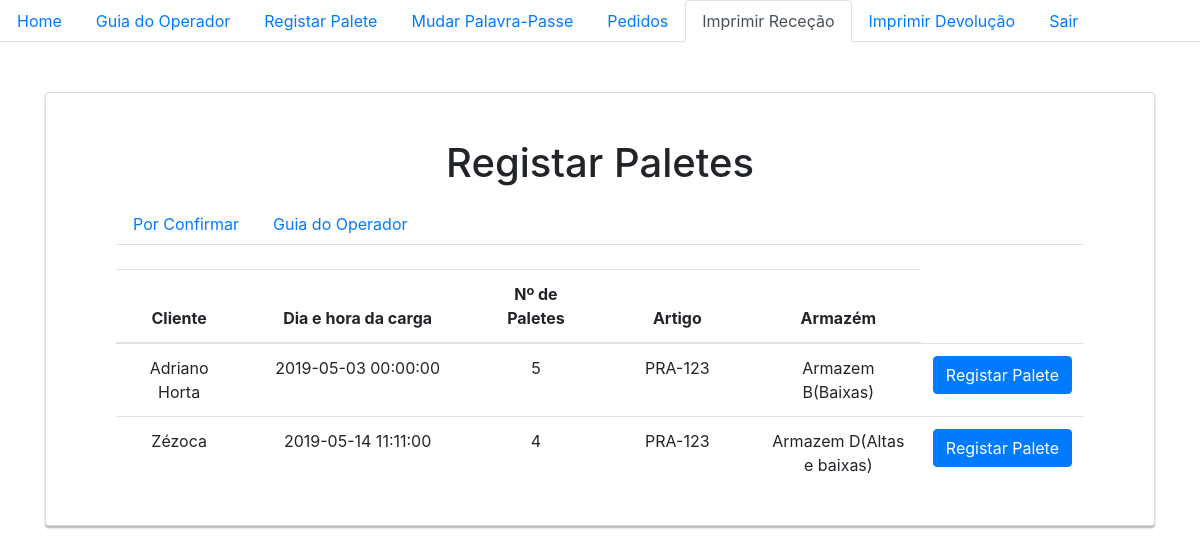
The app's page /registarPaletes.php with its own data.
### tables this page shows
CREATE TABLE `guia` (
  `id` int(11) NOT NULL,
  `cliente_id` int(3) DEFAULT NULL,
  `guia_id` int(3) DEFAULT NULL,
  `tipo_guia_id` int(3) DEFAULT NULL,
  `tipo_palete_id` int(3) DEFAULT NULL,
  `tipo_zona_id` int(3) DEFAULT NULL,
  `armazem_id` int(3) DEFAULT NULL,
  `artigo_id` int(3) DEFAULT NULL,
  `data_prevista` datetime DEFAULT NULL,
  `data_carga` datetime NOT NULL,
  `numero_paletes` int(3) DEFAULT NULL,
  `numero_requisicao` text,
  `morada` text,
  `localidade` text,
  `matricula` text,
  `confirmar` tinyint(1) DEFAULT NULL,
  `confirmarTotal` tinyint(1) DEFAULT NULL
);

CREATE TABLE `cliente` (
  `id` int(11) NOT NULL,
  `nome` text NOT NULL,
  `nif` int(9) NOT NULL,
  `morada` text NOT NULL,
  `localidade` text NOT NULL
);

CREATE TABLE `artigo` (
  `id` int(11) NOT NULL,
  `cliente_id` int(11) NOT NULL,
  `referencia` text NOT NULL,
  `nome` text NOT NULL,
  `peso` decimal(5,2) NOT NULL
);

CREATE TABLE `armazem` (
  `id` int(11) NOT NULL,
  `nome` text NOT NULL,
  `espaco` int(5) NOT NULL,
  `custo_carga` decimal(5,2) NOT NULL,
  `custo_descarga` decimal(5,2) NOT NULL
);

### registarPaletes.php (the view, shortened to what this page needs)
<!DOCTYPE html>
<html lang=pt dir="ltr">
<?php
include 'db.php';
      ?>
<head>
    <link rel="stylesheet" href="https://stackpath.bootstrapcdn.com/bootstrap/4.3.1/css/bootstrap.min.css">
</head>
<body>
    <nav role="navigation">
        <ul class="nav nav-tabs">
            <li class="nav-item">
                <a class="nav-link" href="operador.php">Home</a>
            </li>
            <li class="nav-item">
                <a class="nav-link" href="Guia_Operador_operador.php">Guia do Operador</a></li>
            <li class="nav-item">
                <a class="nav-link" href="showGuiaEntrega.php">Registar Palete</a>
            </li>
            <li class="nav-item">
                <a class="nav-link" href="mudarpass_operador.php">Mudar Palavra-Passe</a>
            </li>
            <li class="nav-item">
                <a class="nav-link" href="listagem_pedidos_armazem_operador.php">Pedidos</a>
            </li>
            <li class="nav-item">
                <a class="nav-link active" href="Guia_Rececao.php">Imprimir Receção</a>
            </li>
            <li class="nav-item">
                <a class="nav-link" href="Guia_Devolucao.php">Imprimir Devolução</a>
            </li>
            <li class="nav-item">
                <a class="nav-link" href="index.php">Sair</a>
            </li>
        </ul>
    </nav>
    <div class="container">
        <div class="card card-container" style="text-align:center; width:100%; max-width: 100000px">
            <p id="profile-name" class="profile-name-card"></p>
            <form class="container" action="pdf.php" method="post">
                <div style="text-align:center">
                    <h1 style="margin-bottom:1rem;">Registar Paletes</h1>
                    <div class="container">
                    <nav role="navigation">
        <ul class="nav nav-tabs">
            <li class="nav-item">
                <a class="nav-link" href="operador.php">Por Confirmar</a>
            </li>
            <li class="nav-item">
                <a class="nav-link" href="Guia_Operador_operador.php">Guia do Operador</a></li>
        </ul>
    </nav>
                        <table class="table" style="font-size:16px; margin-top:1.5rem;">
                            <thead>
                                <tr>
                                    <th style="width:15%">Cliente</th>
                                    <th style="width:30%">Dia e hora da carga</th>
                                    <th style="width:15%">Nº de Paletes</th>
                                    <th style="width:20%">Artigo</th>
                                    <th style="width:20%">Armazém</th>
                                </tr>
                            </thead>
                            <tbody>
                            <?php
                            $dado = mysqli_query($conn, "SELECT * FROM guia WHERE tipo_guia_id=1 AND (confirmar IS NULL OR confirmarTotal IS NULL) ");
                            foreach ($dado as $eachRow) {
                                $cliID=$eachRow['cliente_id'];
                                $GuiaID=$eachRow['id'];
                                $time=$eachRow['data_prevista'];
                                $getArtigo=$eachRow['artigo_id'];
                                $qtPal=$eachRow['numero_paletes'];
                                $arID=$eachRow['armazem_id'];
                                $confirm = $eachRow['confirmar'];
                                $sql2 = mysqli_query($conn, "SELECT * FROM cliente WHERE id='$cliID'");
                                $sql3 = mysqli_fetch_array($sql2);
                                $nomeCliente = $sql3['nome'];
                                $sql4 = mysqli_query($conn, "SELECT * FROM armazem WHERE id='$arID'");
                                $sql5 = mysqli_fetch_array($sql4);
                                $nomeArmazem = $sql5['nome'];
                                $sql6 = mysqli_query($conn, "SELECT * FROM artigo WHERE id='$getArtigo'");
                                $sql7 = mysqli_fetch_array($sql6);
                                $refArtigo = $sql7['referencia'];
                                echo '<tr>';
                                    echo '<td> '.$nomeCliente.'</td>';
                                        echo '<td> '.$time.'</td>';
                                        echo '<td> '.$qtPal.'</td>';
                                        echo '<td> '.$refArtigo.'</td>';
                                        echo '<td> '.$nomeArmazem.'</td>';
                                        ?>
                                        <?php if($confirm==NULL)
                                        {
                                            ?>
                                            <td ><button type="button" class="btn btn-primary teste" name="Confirm" id="Confirm"  value="<?php echo $GuiaID ?>">Confirmar</button></td>
                                            <?php
                                        }
                                        else
                                        {
                                            ?>
                                            <td><button type="submit"  class="btn btn-primary poprawa3"name="GuiaID" id="GuiaID" value="<?php echo $GuiaID ?>">Registar Palete</button></td>
                                            <?php
                                        }
                                echo '</tr>';
                                }
                                ?>
                            </tbody>
                        </table>
                    </div>
            </form>
        </div>
    </div>
</body>
</html>

### styles/style.css (style rules this page uses)
body, html { height: 100%; }
.card-container.card { max-width: 500px; padding: 20px 40px; }
.card { background-color: rgb(255, 255, 255); padding: 10px 25px 30px; margin: 0 auto 25px; margin-top: 50px; -moz-border-radius: 2px; -webkit-border-radius: 2px; border-radius: 15px; -moz-box-shadow: 0px 2px 2px rgba(0, 0, 0, 0.3); -webkit-box-shadow: 0px 2px 2px rgba(0, 0, 0, 0.3); box-shadow: 0px 2px 2px rgba(0, 0, 0, 0.3); }
.profile-name-card { font-size: 16px; font-weight: bold; text-align: center; margin: 10px 0 0; min-height: 1em; }

### records on screen
guia: cliente.nome "Adriano Horta", data_prevista "2019-05-03 00:00:00", numero_paletes "5", artigo.referencia "PRA-123", armazem.nome "Armazem B(Baixas)", $GuiaID 1 (drawn)
guia: cliente.nome "Zézoca", data_prevista "2019-05-14 11:11:00", numero_paletes "4", artigo.referencia "PRA-123", armazem.nome "Armazem D(Altas e baixas)", $GuiaID 168 (drawn)
